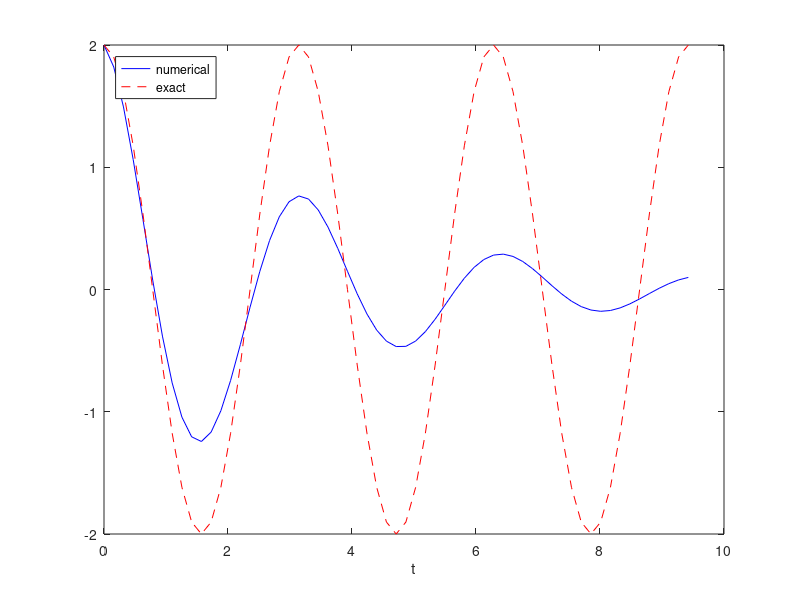
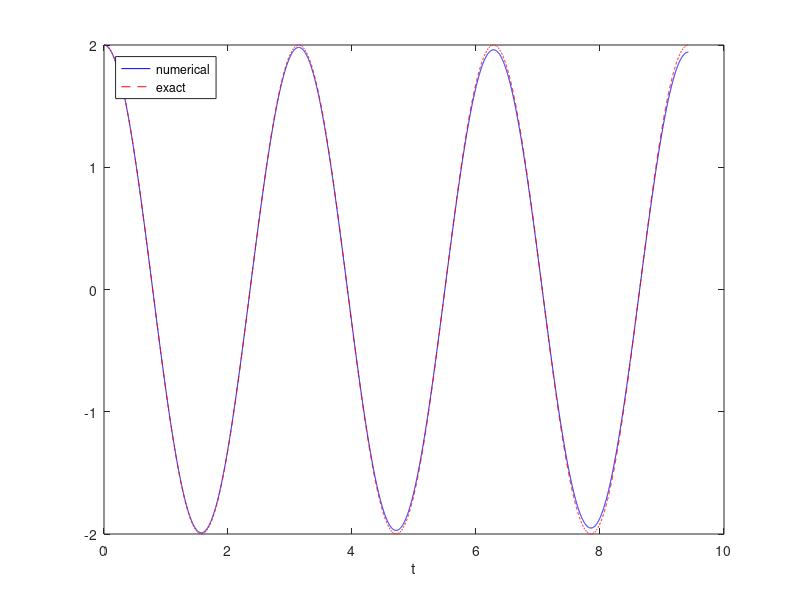

Reproduce these figures in MATLAB, in order. (Note: this script raises an error after producing the figures.)
clear, clc

%Set simulation parameters
omega = 2;
P = 2*pi/omega;
dt = P/20;
T = 3*P;
N_t = floor(T/dt);
t = linspace(0, N_t*dt, N_t+1);

u = zeros(N_t+1, 1);
v = zeros(N_t+1, 1);

% Initial condition
X_0 = 2;
u(1) = X_0;
v(1) = 0;

% Step equations backawrd in time
for n = 1:N_t
    u(n+1) = (u(n) + dt .* v(n)) / (1 + dt .* dt .* omega .* omega);
    v(n+1) = v(n) - dt .* omega .^ 2 .* u(n+1);
end

plot(t, u, 'b-', t, X_0*cos(omega*t), 'r--');
legend('numerical', 'exact', 'Location','northwest');
xlabel('t');
print('20_time_steps_per_period', '-dpng');


dt = P/2000;
T = 3*P;
N_t = floor(T/dt);
t = linspace(0, N_t*dt, N_t+1);

u = zeros(N_t+1, 1);
v = zeros(N_t+1, 1);

% Initial condition
X_0 = 2;
u(1) = X_0;
v(1) = 0;

% Step equations backawrd in time
for n = 1:N_t
    u(n+1) = (u(n) + dt .* v(n)) / (1 + dt .* dt .* omega .* omega);
    v(n+1) = v(n) - dt .* omega .^ 2 .* u(n+1);
end

plot(t, u, 'b-', t, X_0*cos(omega*t), 'r--');
legend('numerical', 'exact', 'Location','northwest');
xlabel('t');
print('2000_time_steps_per_period', '-dpng');

%Calculate kinetic and potential energy
[E_potential, E_kinetic] = osc_energy(u, v, omega);
E_summ = E_potential + E_kinetic;

Total_energy = figure;
plot(t, E_summ);
xlabel('t');
ylabel('Total energy');
saveas(Total_energy, 'osc_BE_total_energy.png');